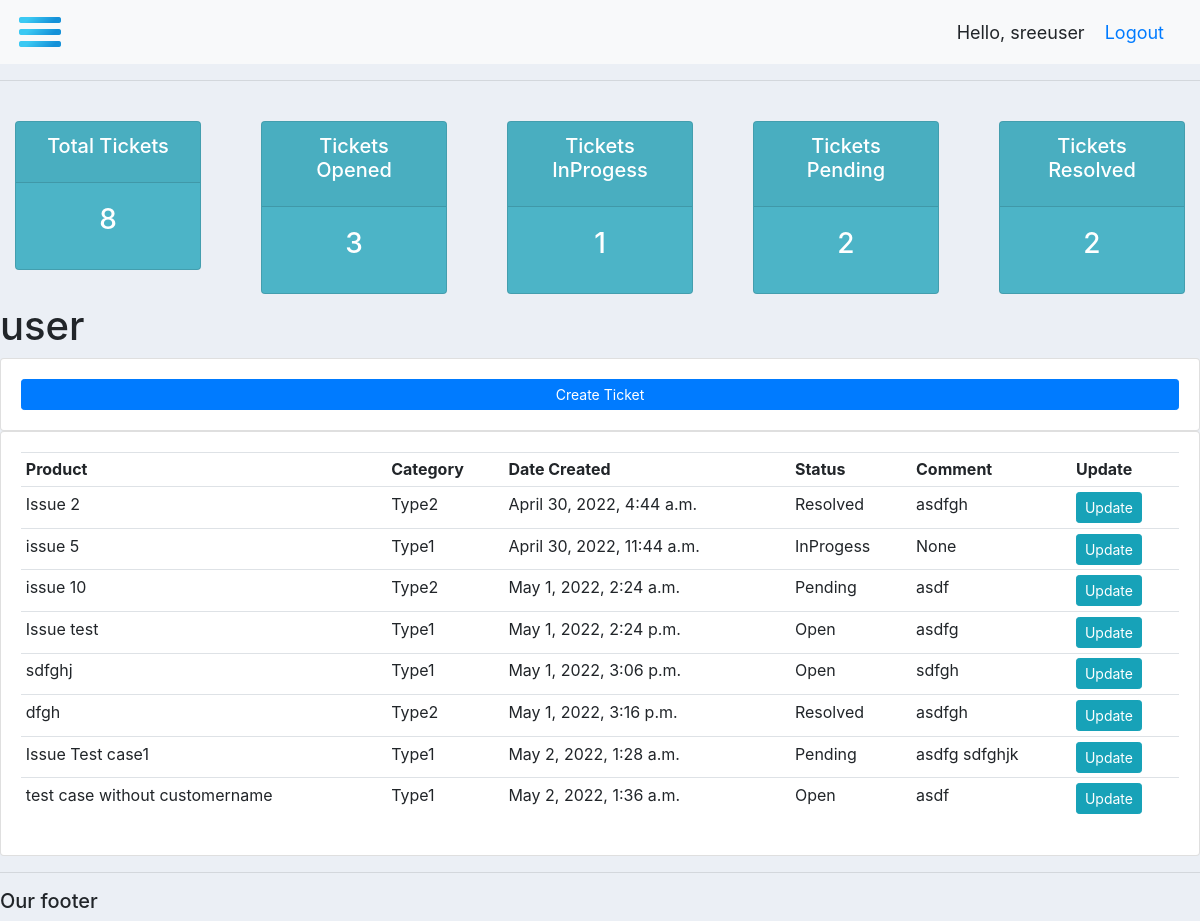
The app's page /user/ (signed in) with its own data.
### accounts/models.py (models this page shows, shortened)
class Ticket(models.Model):
    STATUS=(
        ('Open','Open'),
        ('Pending', 'Pending'),
        ('InProgess','InProgess'),
        ('Resolved','Resolved'),
    )
    CATEGORY=(
        ('Type1','Type1'),
        ('Type2','Type2'),
    )
    customer = models.ForeignKey(Customer, null=True, on_delete=models.SET_NULL)
    title = models.CharField(max_length=200, null=True)
    category = models.CharField(max_length=200, null=True, choices=CATEGORY)
    description = models.CharField(max_length=200, null=True)
    date_created = models.DateTimeField(auto_now_add=True, null=True)
    status = models.CharField(max_length=200, null = True, choices=STATUS, default='Open')
    comment = models.CharField(max_length=200, null = True)

### accounts/decorators.py (the view)
		def wrapper_func(request, *args, **kwargs):
			group = None
			if request.user.groups.exists():
				group = request.user.groups.all()[0].name
			if group in allowed_roles:
				return view_func(request, *args, **kwargs)
			else:
				return HttpResponse('You are not authorized to view this page')

### accounts/views.py (called while the page is built)
@login_required(login_url='login')
@allowed_users(allowed_roles=['customer'])
def userPage(request):
    tickets = request.user.customer.ticket_set.all()
    resolved = tickets.filter(status='Resolved').count()
    pending = tickets.filter(status='Pending').count()
    inprogress = tickets.filter(status='InProgess').count()
    open = tickets.filter(status='Open').count()
    total_tickets = tickets.count()
    customer=request.user.customer
    context={'tickets':tickets,'total_tickets':total_tickets,'resolved': resolved, 'pending' : pending, 'inprogress': inprogress
      ,'open': open,'customer': customer}
    return render(request, 'accounts/user.html', context)

### accounts/templates/accounts/user.html
{% extends 'accounts/main.html' %}
{% load static %}
{% block content %}
{%  include 'accounts/status.html' %}
<h1>user</h1>
<div class="card card-body">
  <a class="btn btn-primary  btn-sm btn-block" href="{% url 'create_ticket' customer.id %}">Create Ticket</a>
</div>
<div class="row">
    <div class="col-md">
    <div class="card card-body">
    <table class="table table-sm">
    <tr>
    <th>Product</th>
    <th>Category</th>
    <th>Date Created</th>
    <th>Status</th>
    <th>Comment</th>
    <th>Update</th>
    </tr>
    {% for ticket in tickets %}
    <tr>
      <td>{{ticket.title}}</td>
      <td>{{ticket.category}}</td>
      <td>{{ticket.date_created}}</td>
      <td>{{ticket.status}}</td>
      <td>{{ticket.comment}}</td>
      <td><a class="btn btn-sm btn-info" href="{% url 'update_ticket' ticket.id %}">Update</a></td>
    </tr>
    {% endfor %}
    </table>
    </div>
    </div>
    </div>
{% endblock %}

### accounts/templates/accounts/navbar.html (shortened to what this page needs)
{% load static %}
<nav class="navbar navbar-expand-lg navbar-light bg-light">
    <img src="{% static 'images/logo.png' %}">
    <span class="hello-msg">Hello, {{request.user}}</span>
    <span class="hello-msg"><a href="{% url 'logout' %}">Logout</a></span>
  </nav>

### static/css/main.css (style rules this page uses)
body { background-color: #ebeff5; }

### accounts/templates/accounts/navbar.html (style rules this page uses)
.hello-msg { font-size: 18px; margin-right: 20px; }

### records on screen
Ticket: title "Issue 2", category "Type2", date_created "April 30, 2022, 4:44 a.m.", status "Resolved", comment "asdfgh"
Ticket: title "issue 5", category "Type1", date_created "April 30, 2022, 11:44 a.m.", status "InProgess", comment "None"
Ticket: title "issue 10", category "Type2", date_created "May 1, 2022, 2:24 a.m.", status "Pending", comment "asdf"
Ticket: title "Issue test", category "Type1", date_created "May 1, 2022, 2:24 p.m.", status "Open", comment "asdfg"
Ticket: title "sdfghj", category "Type1", date_created "May 1, 2022, 3:06 p.m.", status "Open", comment "sdfgh"
Ticket: title "dfgh", category "Type2", date_created "May 1, 2022, 3:16 p.m.", status "Resolved", comment "asdfgh"
Ticket: title "Issue Test case1", category "Type1", date_created "May 2, 2022, 1:28 a.m.", status "Pending", comment "asdfg sdfghjk"
Ticket: title "test case without customername", category "Type1", date_created "May 2, 2022, 1:36 a.m.", status "Open", comment "asdf"

### other values on screen
{{ request.user }} "sreeuser"
{{ total_tickets }} "8"
{{ open }} "3"
{{ inprogress }} "1"
{{ pending }} "2"
{{ resolved }} "2"
